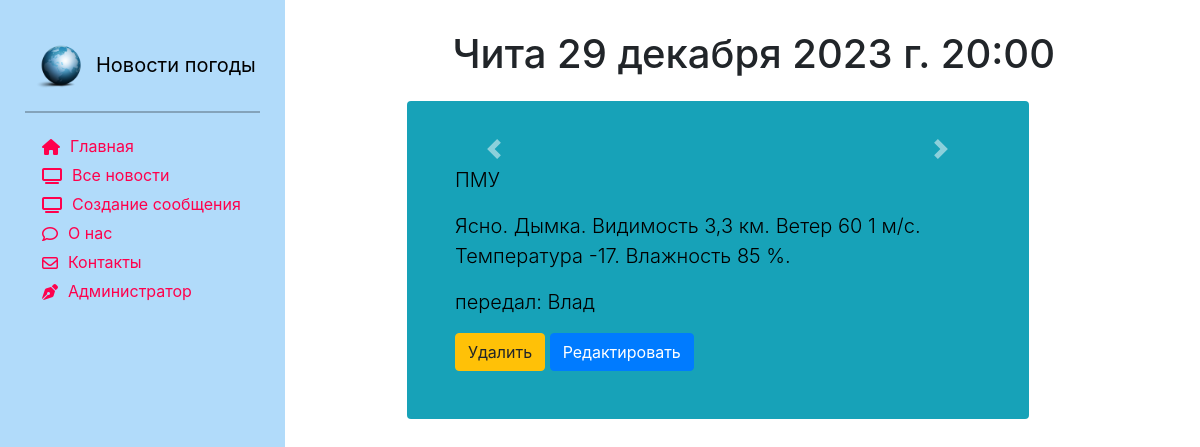
Page /news/show/17 on the committed database.
### news/models.py (models this page shows, shortened)
class Article(models.Model):
    categories = (('ФП', 'Фактическая погода'),
                  ('ПП', 'Прогноз погоды'),
                  ('ШО', 'Штормовое оповещение'),
                  ('ШП', 'Штормовое предупреждение'),
                  ('КП', 'Карты погоды'))
    author = models.ForeignKey(User, on_delete=models.SET_NULL, null=True, verbose_name='Автор')
    title = models.CharField('Пункт', max_length=50, default='')
    category = models.CharField(choices=categories, max_length=20, verbose_name='Категория сообщения')
    anouncement = models.TextField('Анонс', max_length=250)
    text = models.TextField('Текст сообщения')
    date = models.DateTimeField('Дата наблюдения', auto_created=True)
    tags = models.ManyToManyField(to=Tag, blank=True, verbose_name='Явления')
    slug = models.SlugField()
    class Meta:
        ordering = ['-date', 'title']
        verbose_name = 'Сообщение'
        verbose_name_plural ='Сообщения'

### news/views.py (the view)
# urls.py: path('show/<int:pk>', views.ArticleDetailView.as_view(), name='news_detail'),
class ArticleDetailView(DetailView):
    model = Article
    template_name = 'news/news_detail.html'
    context_object_name = 'article'
    def get_context_data(self, **kwargs):
        context = super().get_context_data(**kwargs)
        current_object = self.object
        images = Image.objects.filter(article=current_object)
        context['images'] = images
        return context

### news/templates/news/news_detail.html (shortened to what this page needs)
{% extends 'main/base_template.html' %}
{% load static %}
{% load bootstrap5 %}
{% block content %}
<link rel="stylesheet" href="https://maxcdn.bootstrapcdn.com/bootstrap/4.0.0/css/bootstrap.min.css"
>
    <div class="row">
            <div class="text-center" style="margin-top:30px;">
                    <h1 >{{ article.title }} {{ article.date }}</h1>
            </div>
                 <div class="single_news">
                    <div class="p-4 p-md-5 text-black rounded bg-info" >
                            <div class="col-md-12 px-0">
                                <div id="carouselExampleIndicators" class="carousel slide" data-ride="carousel">
                                    <a class="carousel-control-prev" href="#carouselExampleIndicators" role="button"
                                       data-slide="prev">
                                        <span class="carousel-control-prev-icon" aria-hidden="true"></span>
                                    </a>
                                    <a class="carousel-control-next" href="#carouselExampleIndicators" role="button"
                                       data-slide="next">
                                        <span class="carousel-control-next-icon" aria-hidden="true"></span>
                                    </a>
                                </div>
                              <p class="lead my-3">{{ article.anouncement }}</p>
                              <p class="lead mb-0" class="fw-bold" >{{ article.text }}</p>
                              <p class="lead my-3">передал: {{ article.author }} </p>
                            </div>
                            <a class="btn btn-warning" href="{% url 'delete_article' article.pk %}"> Удалить </a>
                            <a class="btn btn-primary" href="{% url 'news_update' article.pk %}"> Редактировать </a>
                      </div>
                </div>
        </div>
{% endblock %}

### main/static/main/css/style.css (style rules this page uses)
body { #background-color:#1abaff; }
a { text-decoration:none; color:black; }
body .single_news { margin-top:15px; float: left; width: 90%; }

### rows in the picture
Article: title "Чита", date "29 декабря 2023 г. 20:00", anouncement "ПМУ", text "Ясно. Дымка. Видимость 3,3 км. Ветер 60 1 м/с. Температура -17. Влажность 85 %.", author "Влад"
